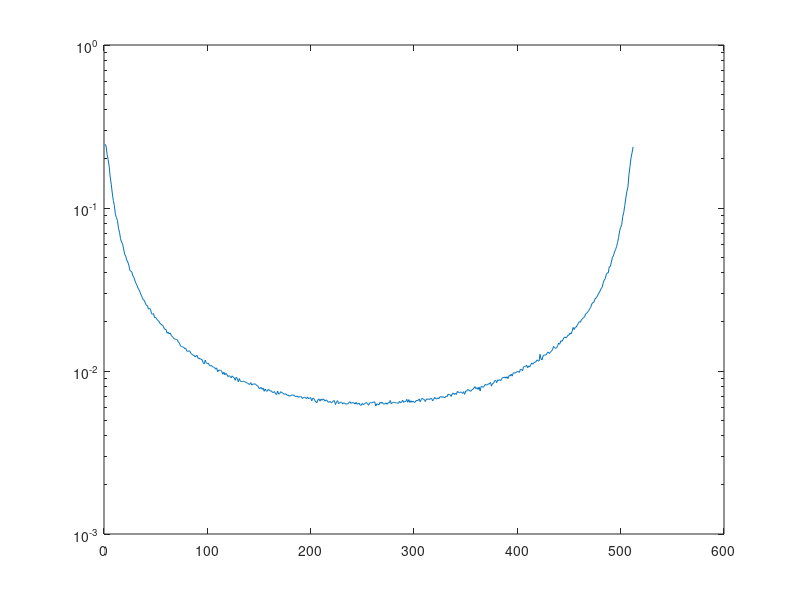

This figure's MATLAB source:
clear;clc;
N = 512;
DFT = dftmtx(N);
PN_sigma2 = 1e-1;
MCtimes = 1000;
for MCindex = 1:MCtimes
PN_seq = zeros(N,1);
PN_seq(1) = 1;
for nn=1:N-1
    PN_seq(nn+1) = PN_seq(nn)*exp(1j*randn*sqrt(PN_sigma2));
end
%%
result(:,MCindex) = DFT'* (PN_seq.*DFT(:,1))/N;
end

figure
semilogy(mean(abs(result),2));
